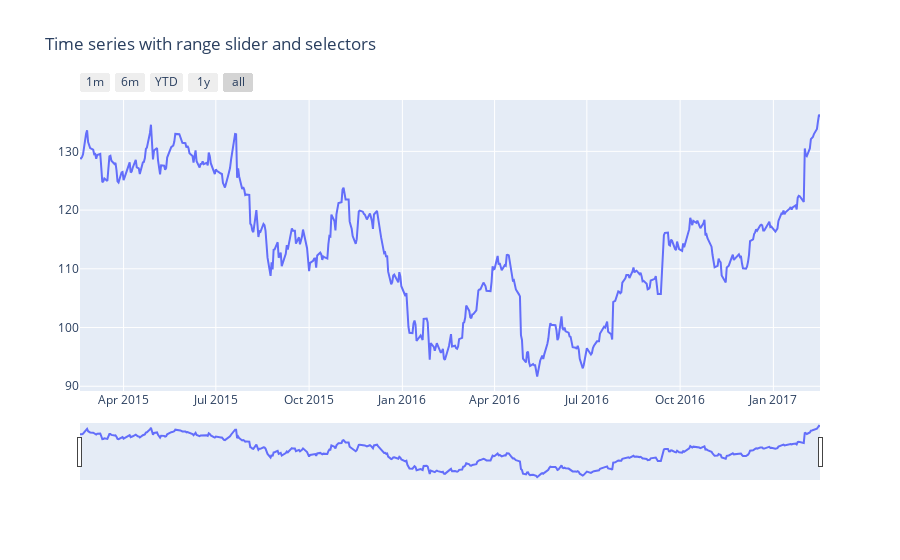

Here is the notebook cell this chart was saved with:
### Code cell
import plotly.graph_objects as go

import pandas as pd

# Load data
df = pd.read_csv(
    "https://raw.githubusercontent.com/plotly/datasets/master/finance-charts-apple.csv")
df.columns = [col.replace("AAPL.", "") for col in df.columns]

# Create figure
fig = go.Figure()

fig.add_trace(
    go.Scatter(x=list(df.Date), y=list(df.High)))

# Set title
fig.update_layout(
    title_text="Time series with range slider and selectors"
)

# Add range slider
fig.update_layout(
    xaxis=dict(
        rangeselector=dict(
            buttons=list([
                dict(count=1,
                     label="1m",
                     step="month",
                     stepmode="backward"),
                dict(count=6,
                     label="6m",
                     step="month",
                     stepmode="backward"),
                dict(count=1,
                     label="YTD",
                     step="year",
                     stepmode="todate"),
                dict(count=1,
                     label="1y",
                     step="year",
                     stepmode="backward"),
                dict(step="all")
            ])
        ),
        rangeslider=dict(
            visible=True
        ),
        type="date"
    )
)

fig.show()

### Figure 1 — Plotly figure (JSON) as saved in the notebook; plotly's stock layout.template omitted (floating-point values rounded to 4 significant figures; data arrays with more than 128 entries replaced by an {"elided": "..."} marker saying what was removed)
{"data": [{"type": "scatter", "x": {"elided": "506 str values"}, "y": {"elided": "506 float values"}}], "layout": {"title": {"text": "Time series with range slider and selectors"}, "xaxis": {"rangeselector": {"buttons": [{"count": 1, "label": "1m", "step": "month", "stepmode": "backward"}, {"count": 6, "label": "6m", "step": "month", "stepmode": "backward"}, {"count": 1, "label": "YTD", "step": "year", "stepmode": "todate"}, {"count": 1, "label": "1y", "step": "year", "stepmode": "backward"}, {"step": "all"}]}, "rangeslider": {"visible": true}, "type": "date"}}}
